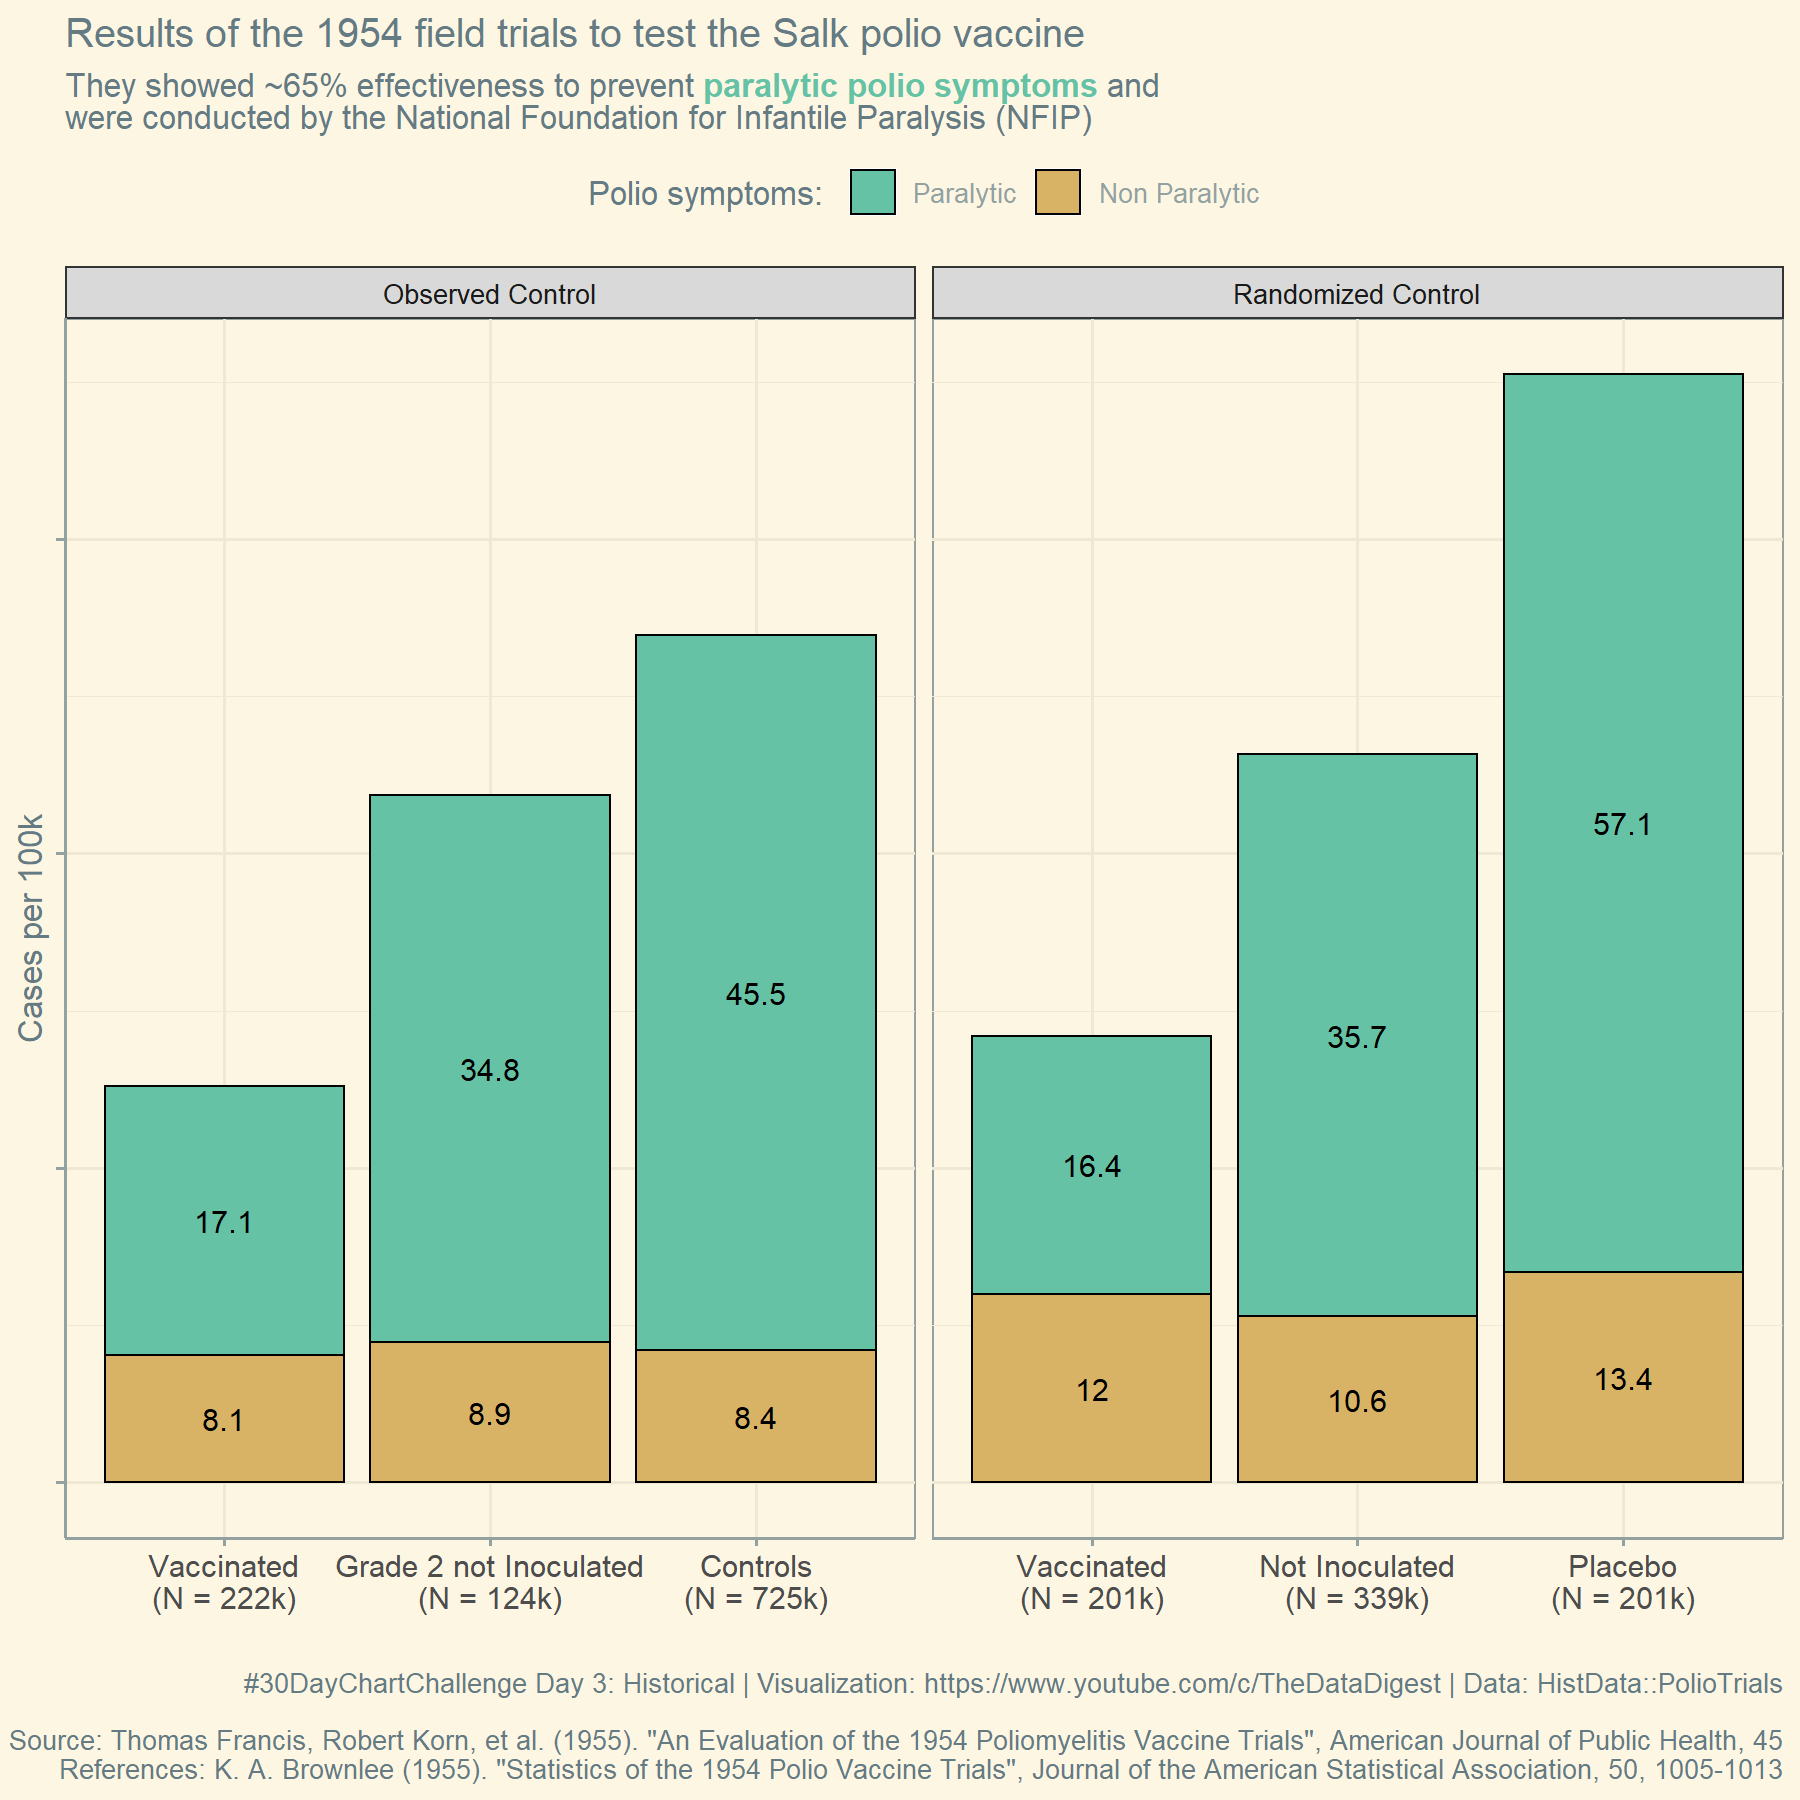

Recreate this plot in R.

## 30 day chart challenge 2022 ##

# Script by TheDataDigest 
# https://www.youtube.com/c/TheDataDigest
# https://github.com/TheDataDigest
# https://twitter.com/DigestData


## (1) Setup and loading packages ----
rm(list=ls())

install.packages("easypackages"); library(easypackages)
libraries("HistData", "tidyverse", "ggthemes", "janitor", "snakecase", "glue", "ggtext")

setwd(dirname(rstudioapi::getActiveDocumentContext()$path))


## (2) Loading and cleaning data ----
data("PolioTrials")

polio_data <- PolioTrials %>% 
  janitor::clean_names() %>% 
  filter(group != "IncompleteVaccinations") %>% 
  select(-false_reports)

?PolioTrials
## Background
# The data frame is in the form of a single table, but actually comprises the results of two separate field trials, given by Experiment. Each should be analyzed separately, because the designs differ markedly.
# The original design (Experiment == "ObservedControl") called for vaccination of second-graders at selected schools in selected areas of the country (with the consent of the children's parents, of course). The Vaccinated second-graders formed the treatment group. The first and third-graders at the schools were not given the vaccination, and formed the Controls group.
# In the second design (Experiment == "RandomizedControl") children were selected (again in various schools in various areas), all of whose parents consented to vaccination. The sample was randomly divided into treatment (Group == "Vaccinated"), given the real polio vaccination, and control groups (Group == "Placebo"), a placebo dose that looked just like the real vaccine. The experiment was also double blind: neither the parents of a child in the study nor the doctors treating the child knew which group the child belonged to.
# In both experiments, NotInnoculated refers to children who did not participate in the experiment.
# IncompleteVaccinations refers to children who received one or two, but not all three administrations of the vaccine.

## Source
# Kyle Siegrist, "Virtual Laboratories in Probability and Statistics", http://www.math.uah.edu/stat/data/Polio.html
# Thomas Francis, Robert Korn, et al. (1955). "An Evaluation of the 1954 Poliomyelitis Vaccine Trials", American Journal of Public Health, 45, (50 page supplement with a 63 page appendix).

## References
# K. A. Brownlee (1955). "Statistics of the 1954 Polio Vaccine Trials", Journal of the American Statistical Association, 50, 1005-1013.


## (3) Calculations and data manipulation ----
polio_long <- polio_data %>% 
  pivot_longer(cols = -c(experiment:population)) %>% 
  mutate(cases_per_100k = round(value/population * 100000, 1)) %>% 
  mutate_if(.predicate = is.factor, .funs = as.character) 

# apply() to turn character from CamelCase to Title
polio_long[, c("experiment", "group", "name")] <- apply(polio_long[c("experiment", "group", "name")], MAR = 2, FUN = function(x) {snakecase::to_any_case(x, case = "title")})

polio_long <- polio_long %>% 
  mutate(name = factor(name, levels = c("Paralytic", "Non Paralytic")),
         group = factor(group, levels = c("Vaccinated", "Grade 2 not Inoculated", "Controls", "Not Inoculated", "Placebo"), ordered = TRUE),
         group_N = glue("{group}\n(N = {round(population/1000,0)}k)"))

# reorder data based on group levels and turn group_N into new factor to keep order and use it as x-axis label
polio_long <- polio_long[order(polio_long$group), ]
polio_long$group_N <- factor(polio_long$group_N, levels = unique(polio_long$group_N), ordered = TRUE)


## (4) Basic plot ----
p1 <- polio_long %>% ggplot(aes(x = group_N, y = cases_per_100k, fill = name, label = cases_per_100k)) +
  geom_col(position = "stack", color = "black") + 
  facet_wrap(~experiment, scales = "free_x") +
  geom_text(position = position_stack(vjust = .5)) # center in stacked segment


## (5) Final chart with annotations and layout improvements ----
final_chart <- p1 + theme_solarized() + scale_fill_manual(values = c("#66c2a5", "#d8b365")) +
  theme(legend.position = "top",
        axis.text.y = element_blank(),
        axis.text.x = element_text(size = 11),
        plot.subtitle = ggtext::element_markdown()) +
  labs(title = "Results of the 1954 field trials to test the Salk polio vaccine", 
       fill = "Polio symptoms: ",
       subtitle = "They showed ~65% effectiveness to prevent <b style='color:#66c2a5'>paralytic polio symptoms</b> and <br>were conducted by the National Foundation for Infantile Paralysis (NFIP)",
       x = "", y = "Cases per 100k",
       caption = '#30DayChartChallenge Day 3: Historical | Visualization: https://www.youtube.com/c/TheDataDigest | Data: HistData::PolioTrials
       \nSource: Thomas Francis, Robert Korn, et al. (1955). "An Evaluation of the 1954 Poliomyelitis Vaccine Trials", American Journal of Public Health, 45\nReferences: K. A. Brownlee (1955). "Statistics of the 1954 Polio Vaccine Trials", Journal of the American Statistical Association, 50, 1005-1013')


## (6) Save png, pdf ----
# save as PNG
ggsave(path = getwd(), filename = "03_historical_POLIOTRIALS.png", 
       plot = final_chart, device = png,  
       width = 9, height = 9, units = "in", dpi = 200)

# save as PDF
ggsave(path = getwd(), filename = "03_historical_POLIOTRIALS.pdf", 
       plot = final_chart, device = cairo_pdf,  
       width = 9, height = 9, units = "in")
